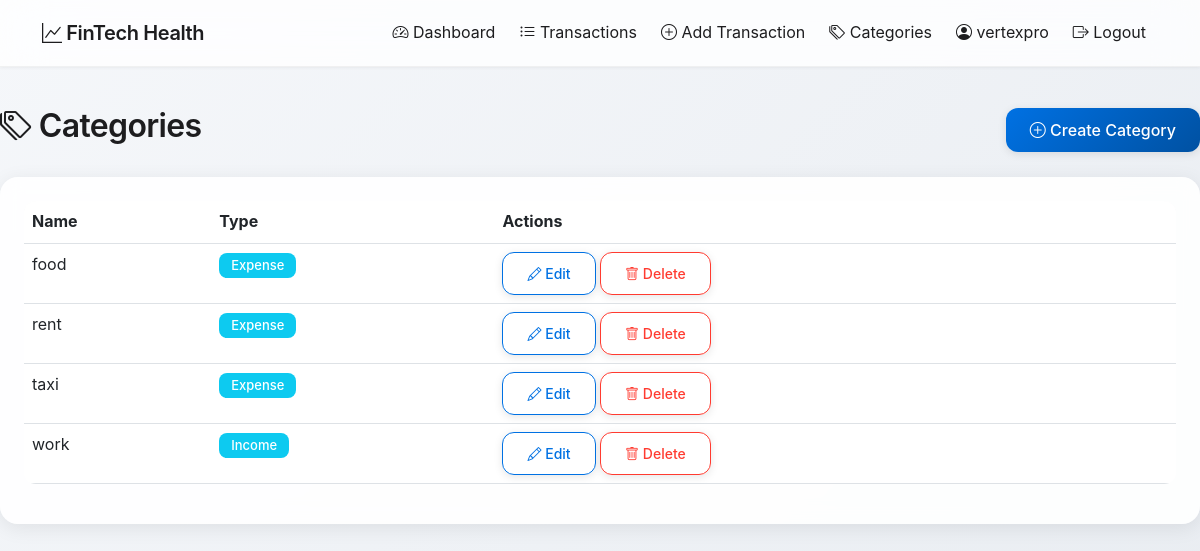
The page /app/categories/ (signed in) on the database its author committed.
### finance/models.py (models this page shows, shortened)
class Category(models.Model):
    TYPE_CHOICES = [
        ('INCOME', 'Income'),
        ('EXPENSE', 'Expense'),
        ('BOTH', 'Both'),
    ]
    name = models.CharField(max_length=100)
    owner = models.ForeignKey(User, on_delete=models.CASCADE, null=True, blank=True, related_name='categories')
    type = models.CharField(max_length=10, choices=TYPE_CHOICES, default='BOTH')
    created_at = models.DateTimeField(auto_now_add=True)
    class Meta:
        verbose_name_plural = 'Categories'
        ordering = ['name']

### finance/views.py (the view)
# urls.py: path('categories/', views.category_list_view, name='category_list'),
@login_required
def category_list_view(request):
    user = request.user
    categories = Category.objects.filter(owner=user).order_by('name')
    return render(request, 'finance/category_list.html', {
        'categories': categories
    })

### accounts/models.py (called while the page is built)
    def is_admin(self):
        return self.role == 'ADMIN'

### templates/finance/category_list.html (shortened to what this page needs)
{% extends 'base.html' %}
{% block content %}
<div class="d-flex justify-content-between align-items-center mb-4">
    <h2><i class="bi bi-tags"></i> Categories</h2>
    <a href="{% url 'finance:category_create' %}" class="btn btn-primary">
        <i class="bi bi-plus-circle"></i> Create Category
    </a>
</div>
<div class="card">
    <div class="card-body">
        {% if categories %}
            <div class="table-responsive">
                <table class="table table-hover">
                    <thead>
                        <tr>
                            <th>Name</th>
                            <th>Type</th>
                            <th>Actions</th>
                        </tr>
                    </thead>
                    <tbody>
                        {% for category in categories %}
                            <tr>
                                <td>{{ category.name }}</td>
                                <td>
                                    <span class="badge bg-info">{{ category.get_type_display }}</span>
                                </td>
                                <td>
                                    <a href="{% url 'finance:category_edit' category.pk %}" class="btn btn-sm btn-outline-primary">
                                        <i class="bi bi-pencil"></i> Edit
                                    </a>
                                    <a href="{% url 'finance:category_delete' category.pk %}" class="btn btn-sm btn-outline-danger">
                                        <i class="bi bi-trash"></i> Delete
                                    </a>
                                </td>
                            </tr>
                        {% endfor %}
                    </tbody>
                </table>
            </div>
        {% else %}
            <p class="text-center text-muted">No categories yet. <a href="{% url 'finance:category_create' %}">Create one</a> to get started.</p>
        {% endif %}
    </div>
</div>
{% endblock %}

### templates/base.html (shortened to what this page needs)
<!DOCTYPE html>
<html lang="en">
<head>
    <link href="https://cdn.jsdelivr.net/npm/bootstrap@5.3.0/dist/css/bootstrap.min.css" rel="stylesheet">
    <link rel="stylesheet" href="https://cdn.jsdelivr.net/npm/bootstrap-icons@1.11.0/font/bootstrap-icons.css">
</head>
<body>
    <nav class="navbar navbar-expand-lg">
        <div class="container">
            <a class="navbar-brand" href="{% url 'accounts:landing' %}">
                <i class="bi bi-graph-up"></i> FinTech Health
            </a>
            <div class="collapse navbar-collapse" id="navbarNav">
                <ul class="navbar-nav ms-auto">
                    {% if user.is_authenticated %}
                        {% if user.profile.is_admin %}
                            <li class="nav-item">
                                <a class="nav-link" href="{% url 'backoffice:dashboard' %}">
                                    <i class="bi bi-speedometer2"></i> Admin Dashboard
                                </a>
                            </li>
                            <li class="nav-item">
                                <a class="nav-link" href="{% url 'backoffice:user_list' %}">
                                    <i class="bi bi-people"></i> Users
                                </a>
                            </li>
                            <li class="nav-item">
                                <a class="nav-link" href="{% url 'backoffice:settings' %}">
                                    <i class="bi bi-gear"></i> Settings
                                </a>
                            </li>
                            <li class="nav-item">
                                <a class="nav-link" href="{% url 'backoffice:monitoring' %}">
                                    <i class="bi bi-bar-chart"></i> Monitoring
                                </a>
                            </li>
                            <li class="nav-item">
                                <a class="nav-link" href="{% url 'backoffice:audit_log' %}">
                                    <i class="bi bi-journal-text"></i> Audit Log
                                </a>
                            </li>
                        {% else %}
                            <li class="nav-item">
                                <a class="nav-link" href="{% url 'finance:dashboard' %}">
                                    <i class="bi bi-speedometer2"></i> Dashboard
                                </a>
                            </li>
                            <li class="nav-item">
                                <a class="nav-link" href="{% url 'finance:transaction_list' %}">
                                    <i class="bi bi-list-ul"></i> Transactions
                                </a>
                            </li>
                            <li class="nav-item">
                                <a class="nav-link" href="{% url 'finance:transaction_create' %}">
                                    <i class="bi bi-plus-circle"></i> Add Transaction
                                </a>
                            </li>
                            <li class="nav-item">
                                <a class="nav-link" href="{% url 'finance:category_list' %}">
                                    <i class="bi bi-tags"></i> Categories
                                </a>
                            </li>
                        {% endif %}
                        <li class="nav-item">
                            <span class="nav-link" style="color: #86868b;">
                                <i class="bi bi-person-circle"></i> {{ user.username }}
                            </span>
                        </li>
                        <li class="nav-item">
                            <a class="nav-link" href="{% url 'accounts:logout' %}">
                                <i class="bi bi-box-arrow-right"></i> Logout
                            </a>
                        </li>
                    {% endif %}
                </ul>
            </div>
        </div>
    </nav>
    <div class="container main-content">
        {% block content %}{% endblock %}
    </div>
</body>
</html>

### templates/base.html (style rules this page uses)
* { -webkit-font-smoothing: antialiased; -moz-osx-font-smoothing: grayscale; }
body { background: linear-gradient(135deg, #f5f7fa 0%, #e8ecf1 100%); min-height: 100vh; font-family: -apple-system, BlinkMacSystemFont, 'Segoe UI', Roboto, 'Helvetica Neue', Arial, sans-serif; color: #1d1d1f; line-height: 1.6; }
.navbar { background: rgba(255, 255, 255, 0.8); backdrop-filter: saturate(180%) blur(20px); -webkit-backdrop-filter: saturate(180%) blur(20px); border-bottom: 1px solid rgba(0, 0, 0, 0.05); box-shadow: 0 1px 3px rgba(0, 0, 0, 0.05); padding: 0.75rem 0; }
.navbar-brand { font-weight: 600; font-size: 1.25rem; color: #1d1d1f !important; letter-spacing: -0.02em; }
.navbar-nav .nav-link { color: #1d1d1f !important; font-weight: 400; padding: 0.5rem 1rem; border-radius: 8px; transition: all 0.2s ease; margin: 0 0.25rem; }
.card { border: none; border-radius: 18px; box-shadow: 0 4px 20px rgba(0, 0, 0, 0.08); margin-bottom: 1.5rem; background: rgba(255, 255, 255, 0.9); backdrop-filter: blur(10px); -webkit-backdrop-filter: blur(10px); transition: all 0.3s cubic-bezier(0.4, 0, 0.2, 1); overflow: hidden; }
.card-body { padding: 1.5rem; }
.btn { border-radius: 12px; font-weight: 500; padding: 0.625rem 1.5rem; transition: all 0.2s ease; border: none; box-shadow: 0 2px 8px rgba(0, 0, 0, 0.1); }
.btn-primary { background: linear-gradient(135deg, #0071e3 0%, #0051a2 100%); color: white; }
.btn-outline-primary { border: 1.5px solid #0071e3; color: #0071e3; background: transparent; }
.btn-outline-danger { border: 1.5px solid #ff3b30; color: #ff3b30; background: transparent; }
.main-content { padding: 2.5rem 0; max-width: 1400px; margin: 0 auto; }
.badge { border-radius: 8px; padding: 0.375rem 0.75rem; font-weight: 500; font-size: 0.8125rem; }
.table { border-radius: 12px; overflow: hidden; }
.table thead { background: rgba(0, 0, 0, 0.02); }
.table tbody tr { transition: all 0.2s ease; }
h1, h2, h3, h4, h5, h6 { font-weight: 600; letter-spacing: -0.02em; color: #1d1d1f; }

### rows shown on the page
Category: name "food", type "Expense"
Category: name "rent", type "Expense"
Category: name "taxi", type "Expense"
Category: name "work", type "Income"

### other values the page prints
{{ user.username }} "vertexpro"
